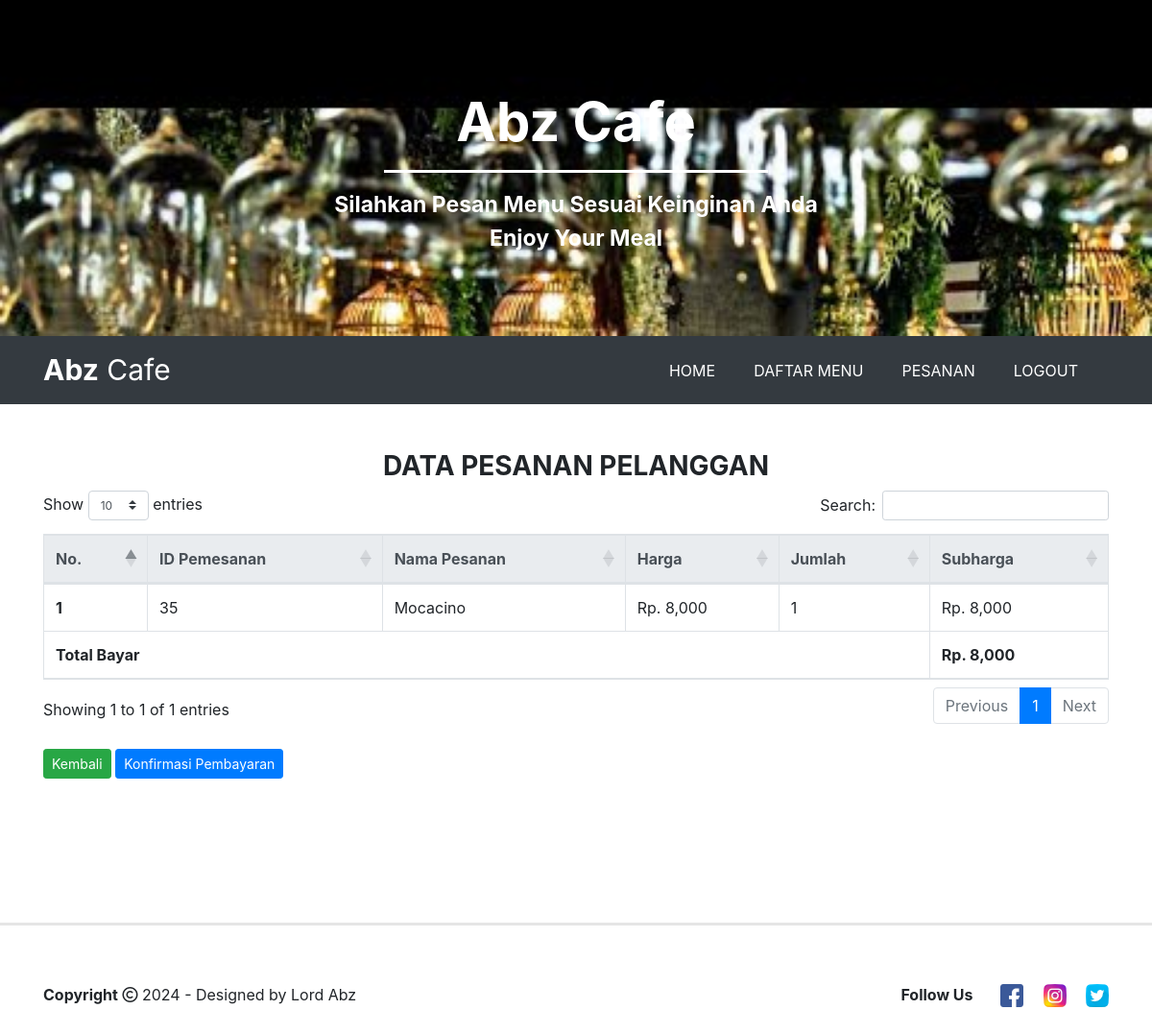
The app's page /detail_pesanan.php?id=46 (signed in) with its own data.
### tables this page shows
CREATE TABLE `pemesanan_produk` (
  `id_pemesanan_produk` int NOT NULL,
  `id_pemesanan` int NOT NULL,
  `id_menu` varchar(50) NOT NULL,
  `jumlah` int NOT NULL
);

CREATE TABLE `produk` (
  `id_menu` int NOT NULL,
  `nama_menu` varchar(50) NOT NULL,
  `jenis_menu` varchar(50) NOT NULL,
  `stok` int NOT NULL,
  `harga` int NOT NULL,
  `gambar` varchar(100) NOT NULL
);

### detail_pesanan.php (the view, shortened to what this page needs)
<?php
include('koneksi.php');
if (!isset($_SESSION['login_user'])) {
  header("location: login.php");
} else {
?>
  <!doctype html>
  <html lang="en">
  <head>
    <link rel="stylesheet" href="https://stackpath.bootstrapcdn.com/bootstrap/4.5.0/css/bootstrap.min.css">
    <link rel="stylesheet" type="text/css" href="css/bootstrap.min.css">
    <link rel="stylesheet" type="text/css" href="index.css">
    <link rel="stylesheet" type="text/css" href="fontawesome/css/all.min.css">
    <link rel="stylesheet" type="text/css" href="https://cdnjs.cloudflare.com/ajax/libs/twitter-bootstrap/4.1.3/css/bootstrap.css">
    <link rel="stylesheet" type="text/css" href="https://cdn.datatables.net/1.10.21/css/dataTables.bootstrap4.min.css">
  </head>
  <body>
    <div class="jumbotron jumbotron-fluid text-center">
      <div class="container">
        <h1 class="display-4"><span class="font-weight-bold">Abz Cafe</span></h1>
        <hr>
        <p class="lead font-weight-bold">Silahkan Pesan Menu Sesuai Keinginan Anda <br>
          Enjoy Your Meal</p>
      </div>
    </div>
    <nav class="navbar navbar-expand-lg  bg-dark">
      <div class="container">
        <a class="navbar-brand text-white" href="admin.php"><strong>Abz</strong> Cafe</a>
        <div class="collapse navbar-collapse" id="navbarNav">
          <ul class="navbar-nav ml-auto">
            <li class="nav-item">
              <a class="nav-link mr-4" href="admin.php">HOME</a>
            </li>
            <li class="nav-item">
              <a class="nav-link mr-4" href="daftar_menu.php">DAFTAR MENU</a>
            </li>
            <li class="nav-item">
              <a class="nav-link mr-4" href="pesanan.php">PESANAN</a>
            </li>
            <li class="nav-item">
              <a class="nav-link mr-4" href="logout.php">LOGOUT</a>
            </li>
          </ul>
        </div>
      </div>
    </nav>
    <div class="container">
      <div class="judul-pesanan mt-5">
        <h3 class="text-center font-weight-bold">DATA PESANAN PELANGGAN</h3>
      </div>
      <table class="table table-bordered" id="example">
        <thead class="thead-light">
          <tr>
            <th scope="col">No.</th>
            <th scope="col">ID Pemesanan</th>
            <th scope="col">Nama Pesanan</th>
            <th scope="col">Harga</th>
            <th scope="col">Jumlah</th>
            <th scope="col">Subharga</th>
          </tr>
        </thead>
        <tbody>
          <?php $nomor = 1; ?>
          <?php $totalbelanja = 0; ?>
          <?php
          $ambil = $koneksi->query("SELECT * FROM pemesanan_produk JOIN produk ON pemesanan_produk.id_menu=produk.id_menu
                WHERE pemesanan_produk.id_pemesanan='$_GET[id]'");
          ?>
          <?php while ($pecah = $ambil->fetch_assoc()) { ?>
            <?php $subharga1 = $pecah['harga'] * $pecah['jumlah']; ?>
            <tr>
              <th scope="row"><?php echo $nomor; ?></th>
              <td><?php echo $pecah['id_pemesanan_produk']; ?></td>
              <td><?php echo $pecah['nama_menu']; ?></td>
              <td>Rp. <?php echo number_format($pecah['harga']); ?></td>
              <td><?php echo $pecah['jumlah']; ?></td>
              <td>
                Rp. <?php echo number_format($pecah['harga'] * $pecah['jumlah']); ?>
              </td>
            </tr>
            <?php $nomor++; ?>
            <?php $totalbelanja += $subharga1; ?>
          <?php } ?>
        </tbody>
        <tfoot>
          <tr>
            <th colspan="5">Total Bayar</th>
            <th>Rp. <?php echo number_format($totalbelanja) ?></th>
          </tr>
        </tfoot>
      </table><br>
      <form method="POST" action="">
        <a href="pesanan.php" class="btn btn-success btn-sm">Kembali</a>
        <button class="btn btn-primary btn-sm" name="bayar">Konfirmasi Pembayaran</button>
      </form>
    </div>
    <hr class="footer">
    <div class="container">
      <div class="row footer-body">
        <div class="col-md-6">
          <div class="copyright">
            <strong>Copyright</strong> <i class="far fa-copyright"></i> 2024 - Designed by Lord Abz</p>
          </div>
        </div>
        <div class="col-md-6 d-flex justify-content-end">
          <div class="icon-contact">
            <label class="font-weight-bold">Follow Us </label>
            <a href="#"><img src="images/icon/fb.png" class="mr-3 ml-4" data-toggle="tooltip" title="Facebook"></a>
            <a href="#"><img src="images/icon/ig.png" class="mr-3" data-toggle="tooltip" title="Instagram"></a>
            <a href="#"><img src="images/icon/twitter.png" class="" data-toggle="tooltip" title="Twitter"></a>
          </div>
        </div>
      </div>
    </div>
  </body>
  </html>
<?php } ?>

### index.css (style rules this page uses)
html { scroll-behavior: smooth; }
.jumbotron { background-image: url(images/Background/bg9.jpg); background-size: cover; height: 350px; width: 100%; color: white; }
.jumbotron .display-4 { margin-top: 30px; }
.jumbotron p { font-size: 23px; }
.jumbotron hr { border-color: white; width: 400px; border-width: 3px; }
.navbar { margin-top: -32px; }
.navbar .navbar-nav .nav-link { color: white; }
.navbar .navbar-brand { font-size: 30px; }
.footer { margin-top: 150px; border-width: 3px; }
.footer-body { margin-top: 60px; margin-bottom: 50px; }

### records on screen
pemesanan_produk: id_pemesanan_produk "35", id_menu.nama_menu "Mocacino", id_menu.harga "8,000", jumlah "1", $pecah['harga'] * $pecah['jumlah'] "8,000"

### other values on screen
$totalbelanja "8,000"
